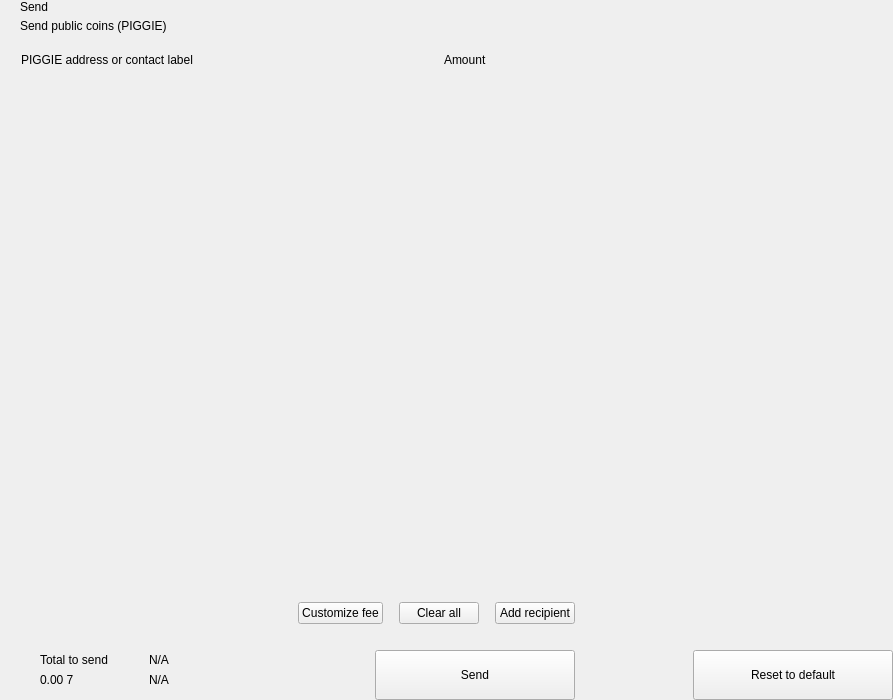
<?xml version="1.0" encoding="UTF-8"?>
<ui version="4.0">
 <class>send</class>
 <widget class="QWidget" name="send">
  <property name="geometry">
   <rect>
    <x>0</x>
    <y>0</y>
    <width>893</width>
    <height>700</height>
   </rect>
  </property>
  <property name="windowTitle">
   <string>Form</string>
  </property>
  <layout class="QHBoxLayout" name="horizontalLayout_2" stretch="2,1">
   <property name="spacing">
    <number>0</number>
   </property>
   <property name="leftMargin">
    <number>0</number>
   </property>
   <property name="topMargin">
    <number>0</number>
   </property>
   <property name="rightMargin">
    <number>0</number>
   </property>
   <property name="bottomMargin">
    <number>0</number>
   </property>
   <item>
    <widget class="QWidget" name="left" native="true">
     <layout class="QVBoxLayout" name="verticalLayout_3">
      <property name="spacing">
       <number>0</number>
      </property>
      <property name="leftMargin">
       <number>0</number>
      </property>
      <property name="topMargin">
       <number>0</number>
      </property>
      <property name="rightMargin">
       <number>0</number>
      </property>
      <property name="bottomMargin">
       <number>0</number>
      </property>
      <item>
       <layout class="QVBoxLayout" name="verticalLayout_22" stretch="0,0,0,1,0,0,0,0">
        <property name="spacing">
         <number>0</number>
        </property>
        <item>
         <layout class="QHBoxLayout" name="horizontalLayout_3">
          <property name="spacing">
           <number>0</number>
          </property>
          <property name="leftMargin">
           <number>20</number>
          </property>
          <property name="rightMargin">
           <number>20</number>
          </property>
          <item>
           <layout class="QVBoxLayout" name="verticalLayout">
            <property name="spacing">
             <number>5</number>
            </property>
            <item>
             <widget class="QLabel" name="labelTitle">
              <property name="text">
               <string>Send</string>
              </property>
              <property name="alignment">
               <set>Qt::AlignLeading|Qt::AlignLeft|Qt::AlignVCenter</set>
              </property>
             </widget>
            </item>
            <item>
             <widget class="QLabel" name="labelSubtitle1">
              <property name="text">
               <string>Send public coins (PIGGIE)</string>
              </property>
             </widget>
            </item>
           </layout>
          </item>
          <item>
           <spacer name="horizontalSpacer">
            <property name="orientation">
             <enum>Qt::Horizontal</enum>
            </property>
            <property name="sizeHint" stdset="0">
             <size>
              <width>40</width>
              <height>20</height>
             </size>
            </property>
           </spacer>
          </item>
         </layout>
        </item>
        <item>
         <spacer name="verticalSpacer_2">
          <property name="orientation">
           <enum>Qt::Vertical</enum>
          </property>
          <property name="sizeType">
           <enum>QSizePolicy::Fixed</enum>
          </property>
          <property name="sizeHint" stdset="0">
           <size>
            <width>20</width>
            <height>20</height>
           </size>
          </property>
         </spacer>
        </item>
        <item>
         <layout class="QHBoxLayout" name="horizontalLayout" stretch="6,0,2">
          <property name="spacing">
           <number>0</number>
          </property>
          <property name="leftMargin">
           <number>10</number>
          </property>
          <property name="topMargin">
           <number>0</number>
          </property>
          <property name="rightMargin">
           <number>20</number>
          </property>
          <property name="bottomMargin">
           <number>0</number>
          </property>
          <item>
           <widget class="QLabel" name="labelSubtitleAddress">
            <property name="styleSheet">
             <string notr="true">margin-left:8px;</string>
            </property>
            <property name="text">
             <string>PIGGIE address or contact label</string>
            </property>
           </widget>
          </item>
          <item>
           <spacer name="horizontalSpacer_3">
            <property name="orientation">
             <enum>Qt::Horizontal</enum>
            </property>
            <property name="sizeType">
             <enum>QSizePolicy::Fixed</enum>
            </property>
            <property name="sizeHint" stdset="0">
             <size>
              <width>40</width>
              <height>1</height>
             </size>
            </property>
           </spacer>
          </item>
          <item>
           <widget class="QLabel" name="labelSubtitleAmount">
            <property name="text">
             <string>Amount</string>
            </property>
           </widget>
          </item>
         </layout>
        </item>
        <item>
         <widget class="QScrollArea" name="scrollArea">
          <property name="minimumSize">
           <size>
            <width>0</width>
            <height>350</height>
           </size>
          </property>
          <property name="styleSheet">
           <string notr="true">#scrollArea {
            background:transparent;
            margin-top:10px;
}</string>
          </property>
          <property name="horizontalScrollBarPolicy">
           <enum>Qt::ScrollBarAlwaysOff</enum>
          </property>
          <property name="sizeAdjustPolicy">
           <enum>QAbstractScrollArea::AdjustIgnored</enum>
          </property>
          <property name="widgetResizable">
           <bool>true</bool>
          </property>
          <property name="alignment">
           <set>Qt::AlignLeading|Qt::AlignLeft|Qt::AlignTop</set>
          </property>
          <widget class="QWidget" name="scrollAreaWidgetContents">
           <property name="geometry">
            <rect>
             <x>0</x>
             <y>0</y>
             <width>591</width>
             <height>16</height>
            </rect>
           </property>
           <property name="sizePolicy">
            <sizepolicy hsizetype="Preferred" vsizetype="Maximum">
             <horstretch>0</horstretch>
             <verstretch>0</verstretch>
            </sizepolicy>
           </property>
           <property name="autoFillBackground">
            <bool>false</bool>
           </property>
           <property name="styleSheet">
            <string notr="true">#scrollAreaWidgetContents {
             background:transparent;
             }</string>
           </property>
           <layout class="QVBoxLayout" name="verticalLayout_7">
            <property name="spacing">
             <number>0</number>
            </property>
            <property name="sizeConstraint">
             <enum>QLayout::SetDefaultConstraint</enum>
            </property>
            <property name="leftMargin">
             <number>0</number>
            </property>
            <property name="topMargin">
             <number>0</number>
            </property>
            <property name="rightMargin">
             <number>0</number>
            </property>
            <property name="bottomMargin">
             <number>0</number>
            </property>
           </layout>
          </widget>
         </widget>
        </item>
        <item>
         <spacer name="verticalSpacer_4">
          <property name="orientation">
           <enum>Qt::Vertical</enum>
          </property>
          <property name="sizeType">
           <enum>QSizePolicy::Fixed</enum>
          </property>
          <property name="sizeHint" stdset="0">
           <size>
            <width>20</width>
            <height>20</height>
           </size>
          </property>
         </spacer>
        </item>
        <item>
         <layout class="QHBoxLayout" name="horizontalLayout_20">
          <property name="spacing">
           <number>6</number>
          </property>
          <property name="leftMargin">
           <number>20</number>
          </property>
          <property name="rightMargin">
           <number>20</number>
          </property>
          <item>
           <spacer name="horizontalSpacer_4">
            <property name="orientation">
             <enum>Qt::Horizontal</enum>
            </property>
            <property name="sizeHint" stdset="0">
             <size>
              <width>10</width>
              <height>20</height>
             </size>
            </property>
           </spacer>
          </item>
          <item>
           <widget class="QPushButton" name="pushButtonFee">
            <property name="focusPolicy">
             <enum>Qt::NoFocus</enum>
            </property>
            <property name="text">
             <string>Customize fee</string>
            </property>
           </widget>
          </item>
          <item>
           <spacer name="horizontalSpacer_11">
            <property name="orientation">
             <enum>Qt::Horizontal</enum>
            </property>
            <property name="sizeType">
             <enum>QSizePolicy::Minimum</enum>
            </property>
            <property name="sizeHint" stdset="0">
             <size>
              <width>10</width>
              <height>20</height>
             </size>
            </property>
           </spacer>
          </item>
          <item>
           <widget class="QPushButton" name="pushButtonClear">
            <property name="focusPolicy">
             <enum>Qt::NoFocus</enum>
            </property>
            <property name="layoutDirection">
             <enum>Qt::RightToLeft</enum>
            </property>
            <property name="text">
             <string>Clear all</string>
            </property>
           </widget>
          </item>
          <item>
           <spacer name="horizontalSpacer_6">
            <property name="orientation">
             <enum>Qt::Horizontal</enum>
            </property>
            <property name="sizeType">
             <enum>QSizePolicy::Fixed</enum>
            </property>
            <property name="sizeHint" stdset="0">
             <size>
              <width>10</width>
              <height>20</height>
             </size>
            </property>
           </spacer>
          </item>
          <item>
           <widget class="QPushButton" name="pushButtonAddRecipient">
            <property name="focusPolicy">
             <enum>Qt::NoFocus</enum>
            </property>
            <property name="text">
             <string>Add recipient</string>
            </property>
           </widget>
          </item>
         </layout>
        </item>
        <item>
         <spacer name="verticalSpacer">
          <property name="orientation">
           <enum>Qt::Vertical</enum>
          </property>
          <property name="sizeType">
           <enum>QSizePolicy::Fixed</enum>
          </property>
          <property name="sizeHint" stdset="0">
           <size>
            <width>20</width>
            <height>16</height>
           </size>
          </property>
         </spacer>
        </item>
        <item>
         <layout class="QHBoxLayout" name="horizontalLayout_7">
          <property name="rightMargin">
           <number>20</number>
          </property>
          <item>
           <layout class="QHBoxLayout" name="horizontalLayout_10">
            <property name="spacing">
             <number>0</number>
            </property>
            <property name="leftMargin">
             <number>8</number>
            </property>
            <item>
             <widget class="QStackedWidget" name="stackedWidget">
              <property name="minimumSize">
               <size>
                <width>0</width>
                <height>60</height>
               </size>
              </property>
              <property name="maximumSize">
               <size>
                <width>16777215</width>
                <height>60</height>
               </size>
              </property>
              <widget class="QWidget" name="page1">
               <layout class="QVBoxLayout" name="verticalLayout_71" stretch="0">
                <property name="spacing">
                 <number>6</number>
                </property>
                <property name="leftMargin">
                 <number>12</number>
                </property>
                <property name="topMargin">
                 <number>0</number>
                </property>
                <property name="rightMargin">
                 <number>0</number>
                </property>
                <property name="bottomMargin">
                 <number>0</number>
                </property>
                <item>
                 <widget class="QWidget" name="coinWidget" native="true">
                  <property name="minimumSize">
                   <size>
                    <width>0</width>
                    <height>60</height>
                   </size>
                  </property>
                  <property name="maximumSize">
                   <size>
                    <width>16777215</width>
                    <height>60</height>
                   </size>
                  </property>
                  <layout class="QHBoxLayout" name="horizontalLayout_9">
                   <property name="spacing">
                    <number>0</number>
                   </property>
                   <property name="leftMargin">
                    <number>20</number>
                   </property>
                   <property name="topMargin">
                    <number>10</number>
                   </property>
                   <property name="rightMargin">
                    <number>20</number>
                   </property>
                   <property name="bottomMargin">
                    <number>10</number>
                   </property>
                   <item>
                    <layout class="QVBoxLayout" name="verticalSend">
                     <property name="spacing">
                      <number>0</number>
                     </property>
                     <item>
                      <widget class="QLabel" name="labelTitleTotalSend">
                       <property name="text">
                        <string>Total to send</string>
                       </property>
                      </widget>
                     </item>
                     <item>
                      <widget class="QLabel" name="labelAmountSend">
                       <property name="text">
                        <string notr="true">0.00 7</string>
                       </property>
                      </widget>
                     </item>
                    </layout>
                   </item>
                   <item>
                    <spacer name="horizontalSpacer_9">
                     <property name="orientation">
                      <enum>Qt::Horizontal</enum>
                     </property>
                     <property name="sizeType">
                      <enum>QSizePolicy::Fixed</enum>
                     </property>
                     <property name="sizeHint" stdset="0">
                      <size>
                       <width>20</width>
                       <height>20</height>
                      </size>
                     </property>
                    </spacer>
                   </item>
                   <item>
                    <widget class="QLabel" name="labelLine">
                     <property name="minimumSize">
                      <size>
                       <width>1</width>
                       <height>0</height>
                      </size>
                     </property>
                     <property name="maximumSize">
                      <size>
                       <width>1</width>
                       <height>16777215</height>
                      </size>
                     </property>
                     <property name="text">
                      <string/>
                     </property>
                    </widget>
                   </item>
                   <item>
                    <spacer name="horizontalSpacer_10">
                     <property name="orientation">
                      <enum>Qt::Horizontal</enum>
                     </property>
                     <property name="sizeType">
                      <enum>QSizePolicy::Fixed</enum>
                     </property>
                     <property name="sizeHint" stdset="0">
                      <size>
                       <width>20</width>
                       <height>20</height>
                      </size>
                     </property>
                    </spacer>
                   </item>
                   <item>
                    <layout class="QVBoxLayout" name="verticalRemaining">
                     <property name="spacing">
                      <number>0</number>
                     </property>
                     <item>
                      <widget class="QLabel" name="labelTitleTotalRemaining">
                       <property name="text">
                        <string notr="true">N/A</string>
                       </property>
                      </widget>
                     </item>
                     <item>
                      <widget class="QLabel" name="labelAmountRemaining">
                       <property name="text">
                        <string notr="true">N/A</string>
                       </property>
                      </widget>
                     </item>
                    </layout>
                   </item>
                  </layout>
                 </widget>
                </item>
               </layout>
              </widget>
              <widget class="QWidget" name="page_2"/>
             </widget>
            </item>
           </layout>
          </item>
          <item>
           <spacer name="horizontalSpacer_5">
            <property name="orientation">
             <enum>Qt::Horizontal</enum>
            </property>
            <property name="sizeType">
             <enum>QSizePolicy::Expanding</enum>
            </property>
            <property name="sizeHint" stdset="0">
             <size>
              <width>40</width>
              <height>20</height>
             </size>
            </property>
           </spacer>
          </item>
          <item alignment="Qt::AlignBottom">
           <widget class="QPushButton" name="pushButtonSave">
            <property name="minimumSize">
             <size>
              <width>200</width>
              <height>50</height>
             </size>
            </property>
            <property name="maximumSize">
             <size>
              <width>200</width>
              <height>50</height>
             </size>
            </property>
            <property name="focusPolicy">
             <enum>Qt::NoFocus</enum>
            </property>
            <property name="text">
             <string>Send</string>
            </property>
           </widget>
          </item>
         </layout>
        </item>
       </layout>
      </item>
     </layout>
    </widget>
   </item>
   <item>
    <widget class="QWidget" name="right" native="true">
     <layout class="QVBoxLayout" name="verticalLayout_5">
      <property name="leftMargin">
       <number>0</number>
      </property>
      <property name="topMargin">
       <number>0</number>
      </property>
      <property name="rightMargin">
       <number>0</number>
      </property>
      <property name="bottomMargin">
       <number>0</number>
      </property>
      <item>
       <layout class="QVBoxLayout" name="verticalLayout_4">
        <property name="spacing">
         <number>6</number>
        </property>
        <item>
         <widget class="OptionButton" name="btnCoinControl" native="true">
          <property name="minimumSize">
           <size>
            <width>0</width>
            <height>50</height>
           </size>
          </property>
         </widget>
        </item>
        <item>
         <widget class="OptionButton" name="btnChangeAddress" native="true">
          <property name="minimumSize">
           <size>
            <width>0</width>
            <height>50</height>
           </size>
          </property>
         </widget>
        </item>
        <item>
         <widget class="OptionButton" name="btnUri" native="true">
          <property name="minimumSize">
           <size>
            <width>0</width>
            <height>50</height>
           </size>
          </property>
         </widget>
        </item>
        <item>
         <spacer name="verticalSpacer_5">
          <property name="orientation">
           <enum>Qt::Vertical</enum>
          </property>
          <property name="sizeHint" stdset="0">
           <size>
            <width>20</width>
            <height>40</height>
           </size>
          </property>
         </spacer>
        </item>
        <item>
         <layout class="QHBoxLayout" name="horizontalLayout_8">
          <item>
           <spacer name="horizontalSpacer_7">
            <property name="orientation">
             <enum>Qt::Horizontal</enum>
            </property>
            <property name="sizeHint" stdset="0">
             <size>
              <width>40</width>
              <height>20</height>
             </size>
            </property>
           </spacer>
          </item>
          <item>
           <widget class="QPushButton" name="pushButtonReset">
            <property name="minimumSize">
             <size>
              <width>200</width>
              <height>50</height>
             </size>
            </property>
            <property name="maximumSize">
             <size>
              <width>200</width>
              <height>50</height>
             </size>
            </property>
            <property name="focusPolicy">
             <enum>Qt::NoFocus</enum>
            </property>
            <property name="text">
             <string>Reset to default</string>
            </property>
           </widget>
          </item>
         </layout>
        </item>
       </layout>
      </item>
     </layout>
    </widget>
   </item>
  </layout>
 </widget>
 <customwidgets>
  <customwidget>
   <class>OptionButton</class>
   <extends>QWidget</extends>
   <header>qt/pivx/optionbutton.h</header>
   <container>1</container>
  </customwidget>
 </customwidgets>
 <resources/>
 <connections/>
</ui>
